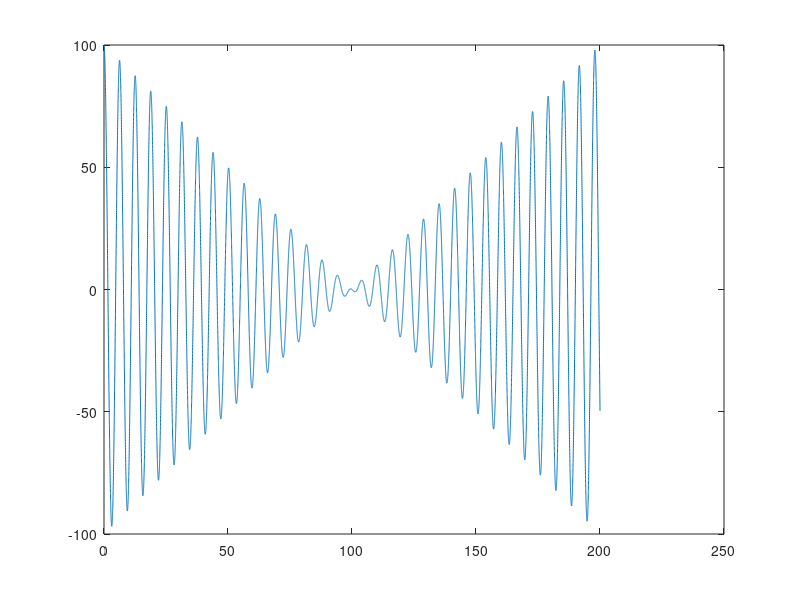
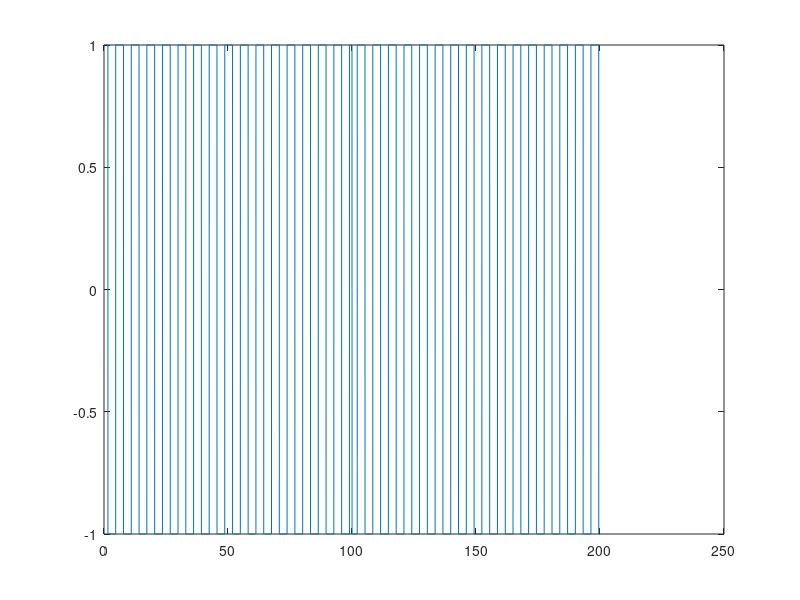
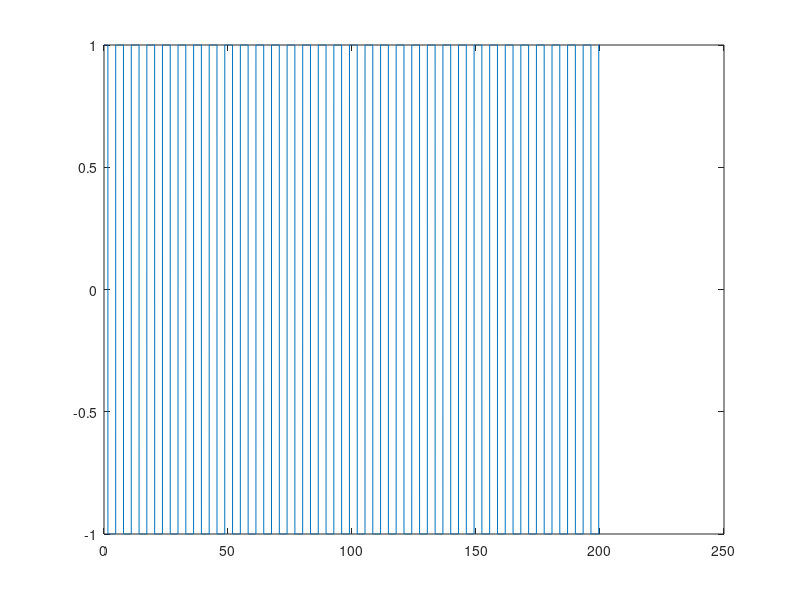

Write the MATLAB code that produced these figures, in order.
close all
am = 100:-0.01:0;
am = [am,0:-0.01:-100];
time = 0:0.01:200.01;
figure();
plot(time, am.*cos(time))
% hold on;
% plot(time,50*cos(time))

figure();
plot(time, sign(am.*cos(time)))
figure();
plot(time,sign(50*cos(time)))